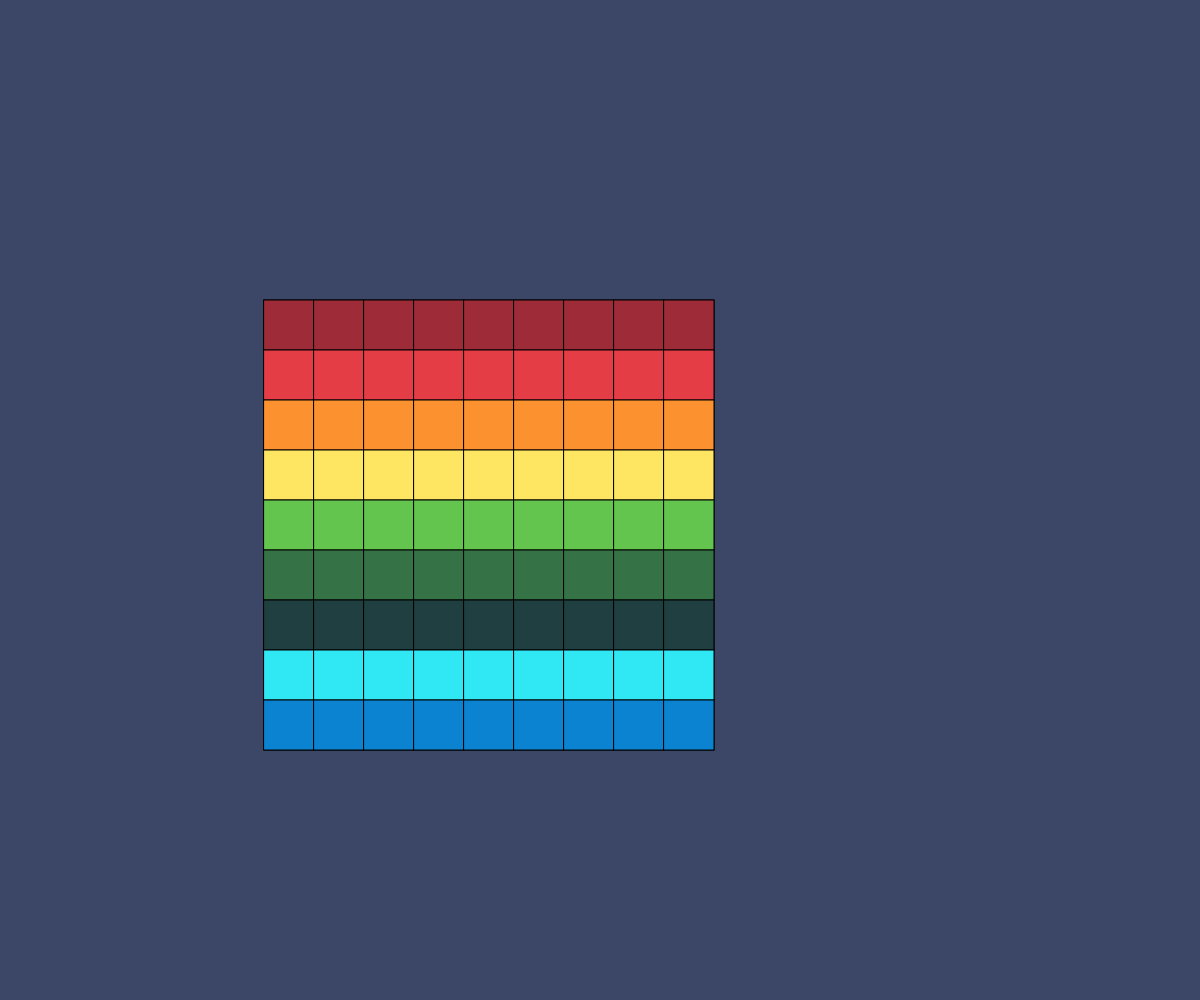
Frame 1 (no input)
Frame 60 (no input): identical to frame 1, image omitted
Frame 120 (the mouse pressed at the canvas centre since frame 60): identical to frame 1, image omitted

The p5.js sketch that drew this single still picture (run headless with seeded random() and noise() and a simulated clock; from frame 60 on, the mouse is pressed at the canvas centre):

// p5.js sketch
// ── sketch.js
//---------------------------------Preliminaries--------------------------------
//Width and height of canvas
var w = window.innerWidth;
var h = window.innerHeight;

//width and height of a cell
var cellx = 50;
var celly = 50;

//How many cells there are horizontally and vertically
var cellNumbx = 9;
var cellNumby = 9;

//Where the grid starts and ends (horizontally)
var xgridstart = w*0.22;
var xgridend = xgridstart+cellNumbx*cellx;

//Where the grid starts and ends (vertically)
var ygridstart = h*0.3;
var ygridend = ygridstart+cellNumby*celly;

//Array with all of the colors
var colors = ["#9D2C38","#E43D46","#FB912F","#FFE662","#63C44E","#357347","#1F3F41","#30E7F4","#0C83D0"];

//Variable that stores the currently selected cell for later swapping
//-1 is the default meaning nothing has been selected
var tempSelect = -1;

//Grid that stores all of the data regarding whether there is an event or not
var grid = new Array(cellNumby);
for(i = 0; i < cellNumby; i++)
{
  grid[i] = new Array(cellNumbx);
  for(j = 0; j<grid[0].length; j++)
  {
    grid[i][j] = colors[i];
  }
}
console.log(grid);

//Setup
function setup()
{

}

//Runs multiple times a second - program loop
function draw()
{
  //-----------------------------Drawing Essentials-----------------------------
  //Setup
  createCanvas(windowWidth, windowHeight);
  background("#3C4666");
  textFont("Verdana");
  fill("#FFFFFF");

  //----------------------------------Drawing-----------------------------------
  //Draw horizontal lines
  for(i = 0; i < cellNumby+1;i++)
  {
  	line(xgridstart,ygridstart+i*celly,xgridend,ygridstart+i*celly);
  }

  //Draw vertical lines
  for(i = 0; i < cellNumbx+1; i++)
  {
  	line(xgridstart+i*cellx,ygridstart,xgridstart+i*cellx,ygridend);
  }

  //Draw the squares
  for(i = 0; i < grid[0].length; i++)
  {
  	for(j = 0; j<grid.length; j++)
  	{
      fill(grid[j][i]);
			rect(xgridstart+cellx*i,ygridstart+j*celly,cellx,celly);

  	}
  }

}

//------------------------------------Functions---------------------------------

//Changes the value in the grid i.e. if there's an event take it away, if not put one
function mousePressed()
{
  //Add to the grid
  var gridx = Math.floor((mouseX-xgridstart)/cellx);
  var gridy = Math.floor((mouseY-ygridstart)/celly);

  if( (0 < gridx < cellNumbx) && (0 < gridy < cellNumby))
  {
    if(tempSelect == -1)
    {
      tempSelect = [gridx,gridy];
    }
    else
    {
      swap(grid, tempSelect, [gridx, gridy]);
      tempSelect = -1;
    }
  }
}

//Clamps n between a and b
function clamp(n, a, b)
{
  if(n < a)
  {
    return(a);
  }

  if(n > b)
  {
    return(b);
  }

  return(n);
}

//Carries out the swapping operation
function swap(array, coorA, coorB)
{
  var array = [];

  if(coorA[0] == coorB[0])
  {
    if( (coorB[1] < coorA[1]) )
    {
      var temp = coorB[1];
      coorB[1] = coorA[1];
      coorA[1] = temp;
    }

    for(i = 0; i < abs(coorA[1] - coorB[1]) + 1; i++)
    {
      array.push(grid[coorA[1]+i][coorA[0]]);
    }

    array.reverse();

    for(i = 0; i < abs(coorA[1] - coorB[1]) + 1; i++)
    {
      grid[coorA[1]+i][coorA[0]] = array[i];
    }

  }
  else if(coorA[1] == coorB[1])
  {
    if( (coorB[0] < coorA[0]) )
    {
      var temp = coorB[0];
      coorB[0] = coorA[0];
      coorA[0] = temp;
    }

    for(i = 0; i < abs(coorA[0] - coorB[0]) + 1; i++)
    {
      array.push(grid[coorA[1]][coorA[0]+i]);
    }

    array.reverse();

    for(i = 0; i < abs(coorA[0] - coorB[0]) + 1; i++)
    {
      grid[coorA[1]][coorA[0]+i] = array[i];
    }
  }
}
